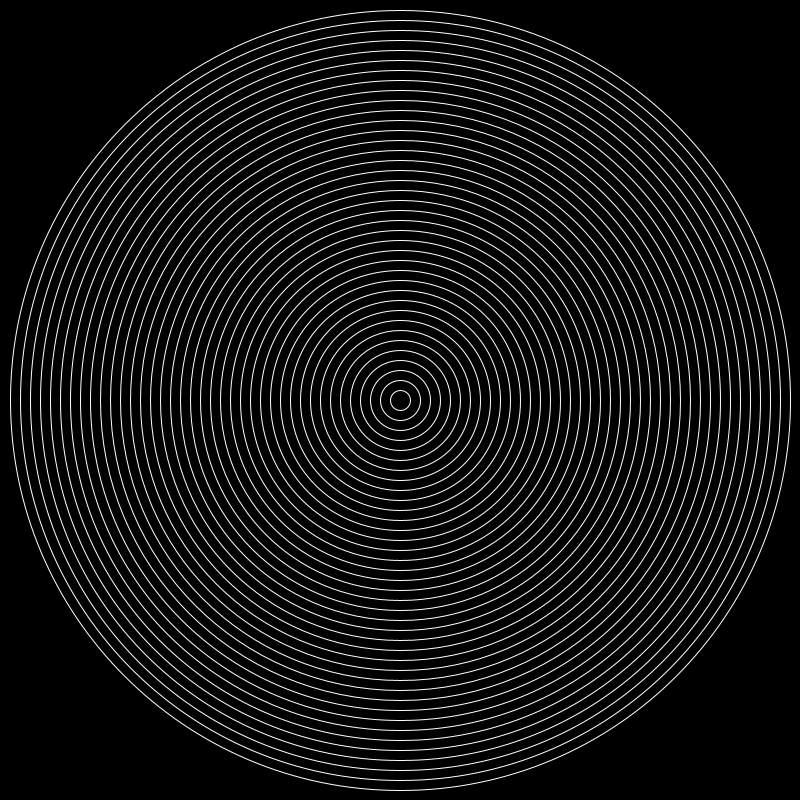
Frame 1 (no input)
Frame 60 (the mouse pressed at the canvas centre just before this capture): identical to frame 1, image omitted
Frame 120 (the mouse held since frame 60 and released just before this capture): identical to frame 1, image omitted

The Processing sketch that drew this single still picture (run headless with seeded random() and noise(); from frame 60 on, the mouse is pressed at the canvas centre):

// Processing sketch: LSI_041_forLoop_circleHorizontal
// ── LSI_041_forLoop_circleHorizontal.pde



void setup(){
size(800,800);  
  
}

void draw(){
 
background(0);

noFill();
stroke(255);
  
for (int i=0; i<width; i=i+20){
 
  ellipse(width/2,height/2,i,i);
 
}
  
}
